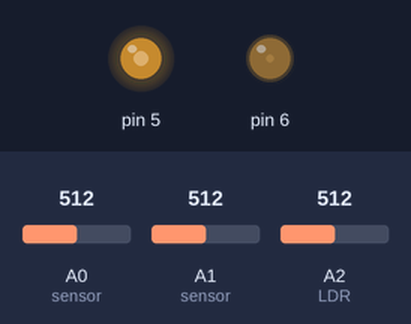
The sketch below on a simulated Arduino Uno, built with avr-gcc and run on an emulated ATmega328P. Parts: output pins drawn as LEDs (lit = HIGH). The test bench sets the inputs (shaded band); at power-on: A0 (sensor) = 512, A1 (sensor) = 512, A2 (LDR) = 512.

Above: at 1.2 s.
1.3 s: A0 (sensor) set to 716
At 2.5 s:
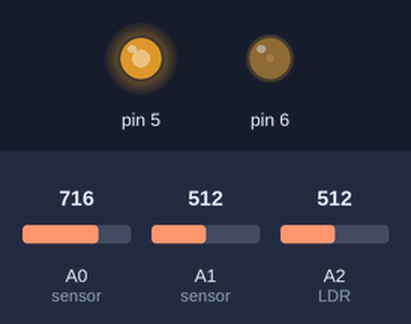
2.8 s: A1 (sensor) set to 716
At 3.7 s:
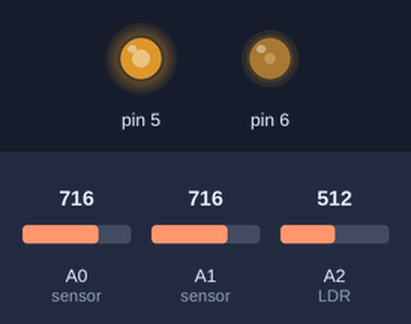
4.3 s: A2 (LDR) set to 1023
At 4.9 s:
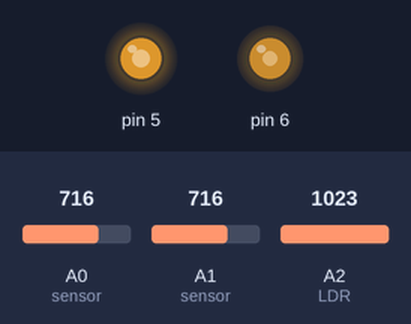
5.8 s: A0 (sensor) set to 900
At 7.0 s:
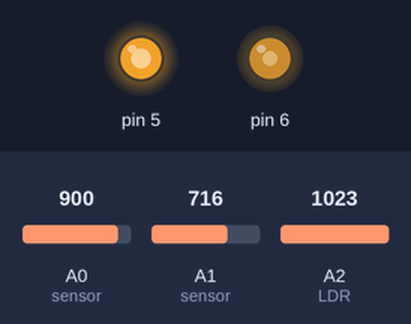
7.3 s: A2 (LDR) set to 900
At 8.3 s:
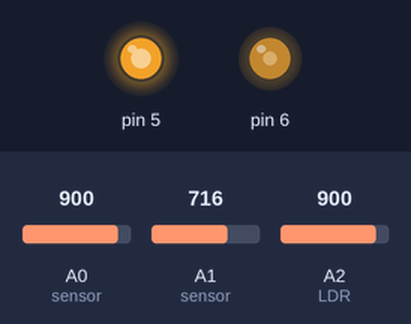
8.8 s: A1 (sensor) set to 900
At 9.4 s:
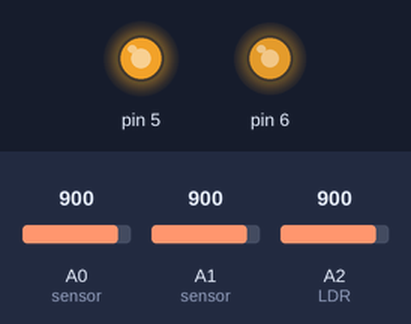
Timing chart, 0 to 11.3 s (numbered marks = the images above; inputs shaded):
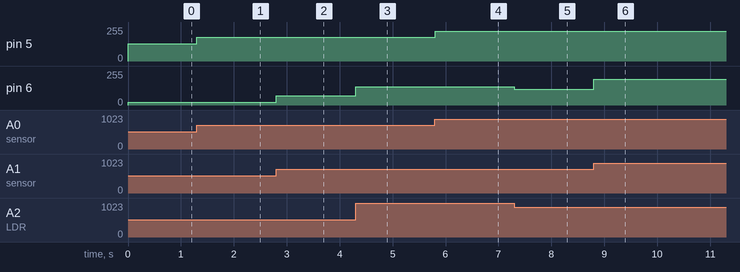

Measured:
- after the input at 1.3 s, pin 5: 128/255 → 179/255 at once
- after the input at 2.8 s, pin 6: 21/255 → 68/255 at once
- after the input at 4.3 s, pin 6: 68/255 → 137/255 at once
- after the input at 5.8 s, pin 5: 179/255 → 225/255 at once
- after the input at 7.3 s, pin 6: 137/255 → 120/255 at once
- after the input at 8.8 s, pin 6: 120/255 → 195/255 at once

The sketch:

3_Sensors_Combined_V2.ino
```cpp
//CODE FOR THE RELATION BETWEEN A SENSOR AND AN ANALOGUE (VOLTAGE) OUTPUT

//int value (0, 256); //put the values you're getting from the sensor inside the brackets - lowest number, highest number

//Thresholds
int BACKGROUND_HUMIDITY = 420; // allows for calibration depending on humidity in the air
int CONSTRAIN_MINIMUM = 1;
int UPDATE_DELAY = 100; //allows  me to update the delay time easily - this can bring about some nice sonic varietry between discrete and gradual change

void setup() {
  // put your setup code here, to run once:
  TCCR0B = TCCR0B &0b11111000 | 0x01; //you need this line of code if you are using Analog write and you want to do audio with it. Be careful though, this messes with your timer

  // initialize serial communication at 9600 bits per second:
  Serial.begin(9600);
}


void loop() {
  // put your main code here, to run repeatedly:

  long valueHumidity = analogRead(A1); //read humidity sensor. 10 bit (between 0 and 1023)
 // Serial.println("Humidity");
  //Serial.println(valueHumidity);

   valueHumidity = map(valueHumidity, BACKGROUND_HUMIDITY, 850, 0, 1023); //maximizing impact of effective range of humidity sensor
  //Serial.println(valueHumidity);

  long valueLight = analogRead(A2); //read LDR. 10 bit (between 0 and 1023)
   //Serial.println("LDR");
  //Serial.println(valueLight);

  valueLight = map(valueLight, 0, 1023, 0, 800);
   //Serial.println(valueLight);

  long output6 = (valueHumidity*valueLight)/1024; // multiplies the LDR values by the humidity sensor values
  //Serial.println("Preconstrained output6");
  //Serial.println(output6);

  long valuePressure = analogRead(A0); //read air pressure sensor. 10 bit (between 0 and 1023)
  // print out the value you read:
  //Serial.println("AirPressure");
  //Serial.println(valuePressure);

  output6 = constrain(map(output6, 0, 1023, 0, 255), CONSTRAIN_MINIMUM, 255); //maps 10 bit to 8 bit of HS x LDR

  valuePressure = constrain(map(valuePressure, 0, 1023, 0, 256), 0, 256); //maps 10 bit to 8 bit of air pressure sensor
  // Serial.println("Preconstrained output7");
  // Serial.println(valuePressure);

  // Serial.println("output6");
  // Serial.println(output6);
  // Serial.println("output5");
  // Serial.println(valuePressure);

  analogWrite(6, output6); // output 8 bit value (between 0 and 256) combined from LDR and humidity sensor

  analogWrite(5, valuePressure); // output 8 bit value (between 0 and 256) from air pressure sensor

  delay(100);        // delay in between reads for stability/flow
}
```
